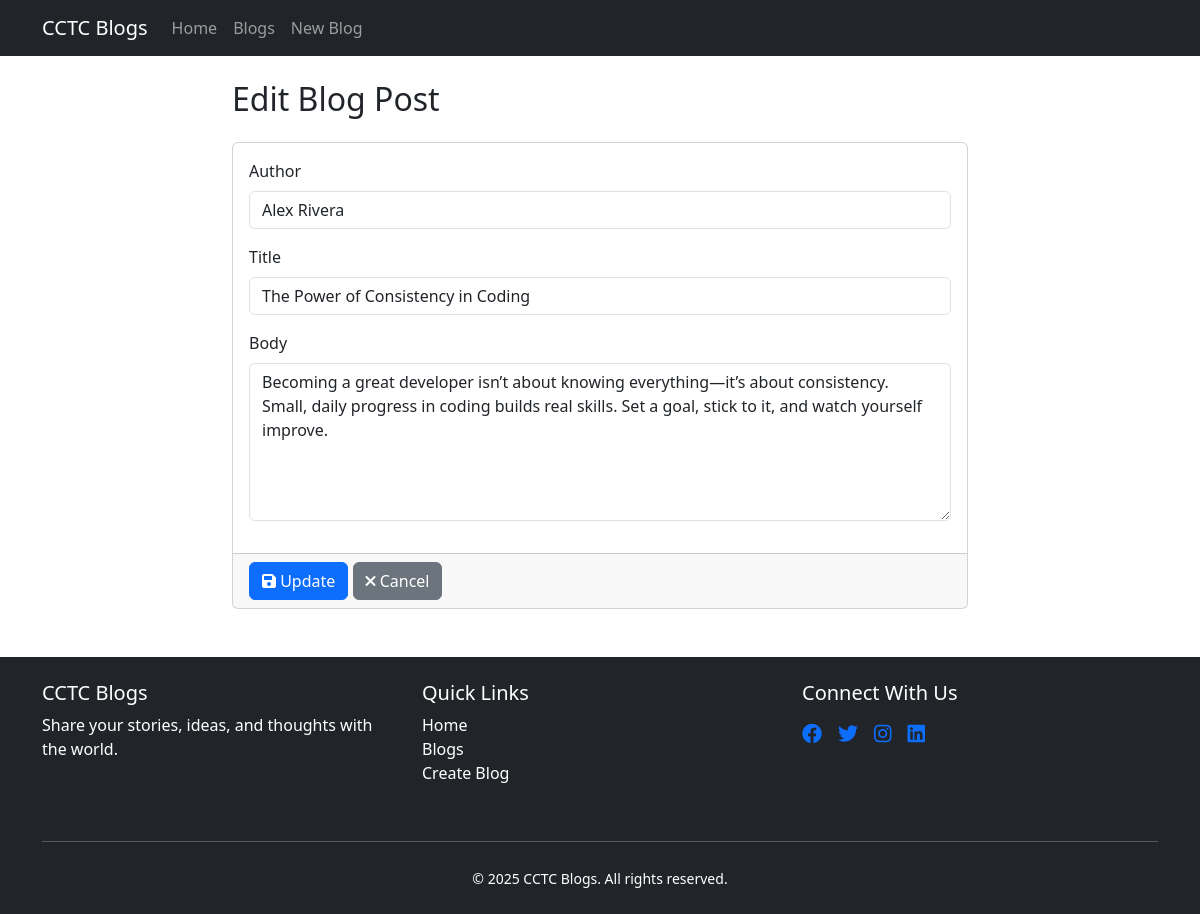
Screenshot of /blog/6/edit/ with the database file from the repository.
### blog/models.py (models this page shows, shortened)
class Blog(models.Model):
    author = models.CharField(max_length=100)
    title = models.CharField(max_length=200)
    body = models.TextField()
    created_at = models.DateTimeField(auto_now_add=True)
    updated_at = models.DateTimeField(auto_now=True)
    class Meta:
        ordering = ['-created_at']

### blog/views.py (the view, shortened to what this page needs)
# urls.py: path('blog/<int:pk>/edit/', views.BlogUpdateView.as_view(), name='blog-update'),
class BlogUpdateView(UpdateView):
    model = Blog
    template_name = 'blog_form.html'
    fields = ['author', 'title', 'body']
    success_url = reverse_lazy('blog-list')

### templates/blog_form.html (shortened to what this page needs)
{% extends 'base.html' %}
{% block content %}
<div class="row">
    <div class="col-md-8 offset-md-2">
        <h2 class="mb-4">
            {% if form.instance.pk %}
                Edit Blog Post
            {% else %}
                Create New Blog Post
            {% endif %}
        </h2>
        <form method="post" class="card">
            <div class="card-body">
                {% for field in form %}
                <div class="mb-3">
                    <label for="{{ field.id_for_label }}" class="form-label">{{ field.label }}</label>
                    {% if field.name == 'body' %}
                        <textarea name="{{ field.name }}" id="{{ field.id_for_label }}"
                                class="form-control {% if field.errors %}is-invalid{% endif %}"
                                rows="6">{{ field.value|default:'' }}</textarea>
                    {% else %}
                        <input type="{{ field.field.widget.input_type }}"
                               name="{{ field.name }}"
                               id="{{ field.id_for_label }}"
                               value="{{ field.value|default:'' }}"
                               class="form-control {% if field.errors %}is-invalid{% endif %}">
                    {% endif %}
                </div>
                {% endfor %}
            </div>
            <div class="card-footer">
                <button type="submit" class="btn btn-primary">
                    {% if form.instance.pk %}
                        <i class="fas fa-save"></i> Update
                    {% else %}
                        <i class="fas fa-plus"></i> Create
                    {% endif %}
                </button>
                <a href="{% url 'blog-list' %}" class="btn btn-secondary">
                    <i class="fas fa-times"></i> Cancel
                </a>
            </div>
        </form>
    </div>
</div>
{% endblock %}

### rows the page displays
Blog: author "Alex Rivera" "The Power of Consistency in Coding", body "Becoming a great developer isn’t about knowing everything—it’s about consistency. Small, daily progress in coding builds real skills. Set a goal, stick to it, and watch yourself improve."

### other values shown
{{ field.label }} "Author" "Title" "Body"
